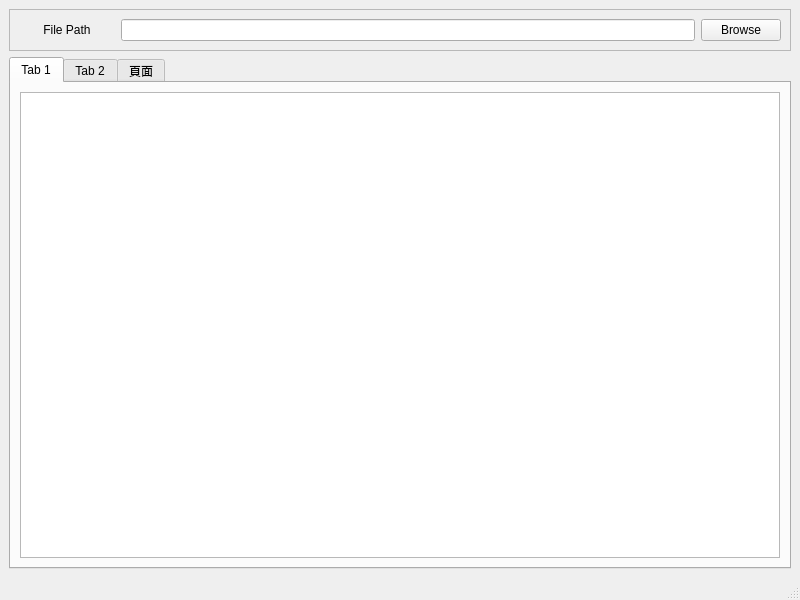
<?xml version="1.0" encoding="UTF-8"?>
<ui version="4.0">
 <class>MainWindow</class>
 <widget class="QMainWindow" name="MainWindow">
  <property name="geometry">
   <rect>
    <x>0</x>
    <y>0</y>
    <width>800</width>
    <height>600</height>
   </rect>
  </property>
  <property name="minimumSize">
   <size>
    <width>800</width>
    <height>600</height>
   </size>
  </property>
  <property name="maximumSize">
   <size>
    <width>800</width>
    <height>600</height>
   </size>
  </property>
  <property name="windowTitle">
   <string>MainWindow</string>
  </property>
  <widget class="QWidget" name="centralwidget">
   <layout class="QVBoxLayout" name="verticalLayout">
    <item>
     <widget class="QFrame" name="frame">
      <property name="frameShape">
       <enum>QFrame::StyledPanel</enum>
      </property>
      <property name="frameShadow">
       <enum>QFrame::Raised</enum>
      </property>
      <layout class="QHBoxLayout" name="horizontalLayout">
       <item>
        <widget class="QLabel" name="label">
         <property name="sizePolicy">
          <sizepolicy hsizetype="Preferred" vsizetype="Preferred">
           <horstretch>1</horstretch>
           <verstretch>0</verstretch>
          </sizepolicy>
         </property>
         <property name="layoutDirection">
          <enum>Qt::LeftToRight</enum>
         </property>
         <property name="lineWidth">
          <number>1</number>
         </property>
         <property name="text">
          <string>File Path</string>
         </property>
         <property name="alignment">
          <set>Qt::AlignCenter</set>
         </property>
        </widget>
       </item>
       <item>
        <widget class="QLineEdit" name="pathlineEdit">
         <property name="sizePolicy">
          <sizepolicy hsizetype="Minimum" vsizetype="Fixed">
           <horstretch>6</horstretch>
           <verstretch>0</verstretch>
          </sizepolicy>
         </property>
        </widget>
       </item>
       <item>
        <widget class="QPushButton" name="browseButton">
         <property name="text">
          <string>Browse</string>
         </property>
        </widget>
       </item>
      </layout>
     </widget>
    </item>
    <item>
     <widget class="QTabWidget" name="tabWidget">
      <property name="currentIndex">
       <number>0</number>
      </property>
      <widget class="QWidget" name="tab">
       <attribute name="title">
        <string>Tab 1</string>
       </attribute>
       <layout class="QHBoxLayout" name="horizontalLayout_2">
        <item>
         <widget class="QGraphicsView" name="graphicsView_tab1"/>
        </item>
       </layout>
      </widget>
      <widget class="QWidget" name="tab_2">
       <attribute name="title">
        <string>Tab 2</string>
       </attribute>
       <layout class="QHBoxLayout" name="horizontalLayout_4">
        <item>
         <widget class="QGraphicsView" name="graphicsView_tab2"/>
        </item>
       </layout>
      </widget>
      <widget class="QWidget" name="tab_3">
       <attribute name="title">
        <string>頁面</string>
       </attribute>
       <layout class="QHBoxLayout" name="horizontalLayout_3">
        <item>
         <widget class="QGraphicsView" name="graphicsView_tab3"/>
        </item>
       </layout>
      </widget>
     </widget>
    </item>
   </layout>
  </widget>
  <widget class="QStatusBar" name="statusbar"/>
  <widget class="QMenuBar" name="menubar">
   <property name="geometry">
    <rect>
     <x>0</x>
     <y>0</y>
     <width>800</width>
     <height>21</height>
    </rect>
   </property>
  </widget>
 </widget>
 <resources/>
 <connections>
  <connection>
   <sender>browseButton</sender>
   <signal>clicked()</signal>
   <receiver>MainWindow</receiver>
   <slot>eventBrowseData()</slot>
   <hints>
    <hint type="sourcelabel">
     <x>521</x>
     <y>48</y>
    </hint>
    <hint type="destinationlabel">
     <x>566</x>
     <y>28</y>
    </hint>
   </hints>
  </connection>
 </connections>
 <slots>
  <slot>eventBrowseData()</slot>
 </slots>
</ui>
